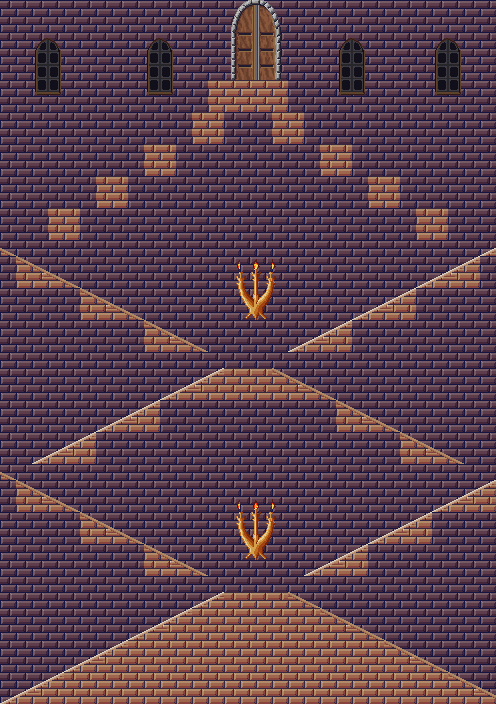

The image is a tile-based game level rendered from a .tmx file. Its description and source (layers, tilesets, objects; grid data summarised) follow:
An orthogonal 31x44 tile map with 16x16 px tiles, 4 tile layers (landscape, decor2, decor, platforms), 3 tilesets and 8 objects.

<map version="1.2" tiledversion="1.2.2" orientation="orthogonal" renderorder="right-down" width="31" height="44" tilewidth="16" tileheight="16" infinite="0" nextlayerid="5" nextobjectid="1">
 <tileset firstgid="1" name="castle_tileset_part1" tilewidth="16" tileheight="16" tilecount="2688" columns="32">
  <image source="castle_tileset_part1.png" width="512" height="1344" />
  <tile id="832">
   <properties>
    <property name="collides" type="bool" value="true" />
   </properties>
  </tile>
  <tile id="833">
   <properties>
    <property name="collides" type="bool" value="true" />
   </properties>
  </tile>
  <tile id="834">
   <properties>
    <property name="collides" type="bool" value="true" />
   </properties>
   <objectgroup draworder="index">
    <object id="1" x="0" y="16">
     <polygon points="0,0 16,-8 16,0" />
    </object>
   </objectgroup>
  </tile>
  <tile id="835">
   <properties>
    <property name="collides" type="bool" value="true" />
   </properties>
   <objectgroup draworder="index">
    <object id="1" x="0" y="8">
     <polygon points="0,0 16,-8 16,8 0,8" />
    </object>
   </objectgroup>
  </tile>
  <tile id="836">
   <properties>
    <property name="collides" type="bool" value="true" />
   </properties>
   <objectgroup draworder="index">
    <object id="1" x="0" y="0">
     <polygon points="0,0 16,8 16,16 0,16" />
    </object>
   </objectgroup>
  </tile>
  <tile id="837">
   <properties>
    <property name="collides" type="bool" value="true" />
   </properties>
   <objectgroup draworder="index">
    <object id="1" x="0" y="8">
     <polygon points="0,0 16,8 0,8" />
    </object>
   </objectgroup>
  </tile>
  <tile id="838">
   <properties>
    <property name="collides" type="bool" value="true" />
   </properties>
  </tile>
  <tile id="839">
   <properties>
    <property name="collides" type="bool" value="true" />
   </properties>
  </tile>
  <tile id="864">
   <properties>
    <property name="collides" type="bool" value="true" />
   </properties>
   <objectgroup draworder="index">
    <object id="2" x="0" y="16">
     <polygon points="0,0 16,-8 16,0" />
    </object>
   </objectgroup>
  </tile>
  <tile id="865">
   <properties>
    <property name="collides" type="bool" value="true" />
   </properties>
   <objectgroup draworder="index">
    <object id="1" x="0" y="8">
     <polygon points="0,0 16,-8 16,8 0,8" />
    </object>
   </objectgroup>
  </tile>
  <tile id="866">
   <properties>
    <property name="collides" type="bool" value="true" />
   </properties>
  </tile>
  <tile id="867">
   <properties>
    <property name="collides" type="bool" value="true" />
   </properties>
  </tile>
  <tile id="868">
   <properties>
    <property name="collides" type="bool" value="true" />
   </properties>
  </tile>
  <tile id="869">
   <properties>
    <property name="collides" type="bool" value="true" />
   </properties>
  </tile>
  <tile id="870">
   <properties>
    <property name="collides" type="bool" value="true" />
   </properties>
   <objectgroup draworder="index">
    <object id="1" x="0" y="0">
     <polygon points="0,0 16,8 16,16 0,16" />
    </object>
   </objectgroup>
  </tile>
  <tile id="871">
   <properties>
    <property name="collides" type="bool" value="true" />
   </properties>
   <objectgroup draworder="index">
    <object id="1" x="0" y="8">
     <polygon points="0,0 16,8 0,8" />
    </object>
   </objectgroup>
  </tile>
  <tile id="896">
   <properties>
    <property name="collides" type="bool" value="true" />
   </properties>
  </tile>
  <tile id="897">
   <properties>
    <property name="collides" type="bool" value="true" />
   </properties>
  </tile>
  <tile id="898">
   <properties>
    <property name="collides" type="bool" value="true" />
   </properties>
  </tile>
  <tile id="899">
   <properties>
    <property name="collides" type="bool" value="true" />
   </properties>
  </tile>
  <tile id="900">
   <properties>
    <property name="collides" type="bool" value="true" />
   </properties>
  </tile>
  <tile id="901">
   <properties>
    <property name="collides" type="bool" value="true" />
   </properties>
  </tile>
  <tile id="902">
   <properties>
    <property name="collides" type="bool" value="true" />
   </properties>
  </tile>
  <tile id="903">
   <properties>
    <property name="collides" type="bool" value="true" />
   </properties>
  </tile>
  <tile id="928">
   <properties>
    <property name="collides" type="bool" value="true" />
   </properties>
  </tile>
  <tile id="929">
   <properties>
    <property name="collides" type="bool" value="true" />
   </properties>
  </tile>
  <tile id="930">
   <properties>
    <property name="collides" type="bool" value="true" />
   </properties>
  </tile>
  <tile id="931">
   <properties>
    <property name="collides" type="bool" value="true" />
   </properties>
  </tile>
  <tile id="932">
   <properties>
    <property name="collides" type="bool" value="true" />
   </properties>
  </tile>
  <tile id="933">
   <properties>
    <property name="collides" type="bool" value="true" />
   </properties>
  </tile>
  <tile id="934">
   <properties>
    <property name="collides" type="bool" value="true" />
   </properties>
  </tile>
  <tile id="935">
   <properties>
    <property name="collides" type="bool" value="true" />
   </properties>
  </tile>
 </tileset>
 <tileset firstgid="2689" name="castle_tileset_part2" tilewidth="16" tileheight="16" tilecount="1344" columns="32">
  <image source="castle_tileset_part2.png" width="512" height="672" />
 </tileset>
 <tileset firstgid="4033" name="castle_tileset_part3" tilewidth="16" tileheight="16" tilecount="768" columns="32">
  <image source="castle_tileset_part3.png" width="512" height="384" />
 </tileset>
 <layer id="1" name="landscape" width="31" height="44">
  <data>[1364 cells, 1364 non-empty, 1 distinct tile ids]</data>
 </layer>
 <layer id="2" name="decor2" width="31" height="44">
  <data>[1364 cells, 32 non-empty, 16 distinct tile ids]</data>
 </layer>
 <layer id="3" name="decor" width="31" height="44">
  <data>[1364 cells, 60 non-empty, 32 distinct tile ids]</data>
 </layer>
 <layer id="4" name="platforms" width="31" height="44">
  <data>[1364 cells, 351 non-empty, 18 distinct tile ids]</data>
 </layer>
</map>
